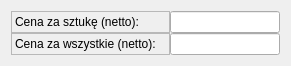
   <widget class="QWidget" name="layoutWidget_2">
    <property name="geometry">
     <rect>
      <x>20</x>
      <y>400</y>
      <width>291</width>
      <height>60</height>
     </rect>
    </property>
    <layout class="QHBoxLayout" name="horizontalLayout_5">
     <property name="spacing">
      <number>0</number>
     </property>
     <item>
      <layout class="QVBoxLayout" name="verticalLayout_100">
       <item>
        <widget class="QLabel" name="label_73">
         <property name="locale">
          <locale language="Polish" country="Poland"/>
         </property>
         <property name="frameShape">
          <enum>QFrame::StyledPanel</enum>
         </property>
         <property name="text">
          <string>Cena za sztukę (netto):        </string>
         </property>
        </widget>
       </item>
       <item>
        <widget class="QLabel" name="label_74">
         <property name="locale">
          <locale language="Polish" country="Poland"/>
         </property>
         <property name="frameShape">
          <enum>QFrame::StyledPanel</enum>
         </property>
         <property name="text">
          <string>Cena za wszystkie (netto):</string>
         </property>
        </widget>
       </item>
      </layout>
     </item>
     <item>
      <layout class="QVBoxLayout" name="verticalLayout_101">
       <item>
        <widget class="QLineEdit" name="nettoPriceBox">
         <property name="sizePolicy">
          <sizepolicy hsizetype="Expanding" vsizetype="Expanding">
           <horstretch>0</horstretch>
           <verstretch>0</verstretch>
          </sizepolicy>
         </property>
         <property name="locale">
          <locale language="Polish" country="Poland"/>
         </property>
         <property name="text">
          <string/>
         </property>
         <property name="readOnly">
          <bool>true</bool>
         </property>
        </widget>
       </item>
       <item>
        <widget class="QLineEdit" name="nettoWholePriceBox">
         <property name="sizePolicy">
          <sizepolicy hsizetype="Expanding" vsizetype="Expanding">
           <horstretch>0</horstretch>
           <verstretch>0</verstretch>
          </sizepolicy>
         </property>
         <property name="locale">
          <locale language="Polish" country="Poland"/>
         </property>
         <property name="text">
          <string/>
         </property>
         <property name="readOnly">
          <bool>true</bool>
         </property>
        </widget>
       </item>
      </layout>
     </item>
    </layout>
   </widget>
